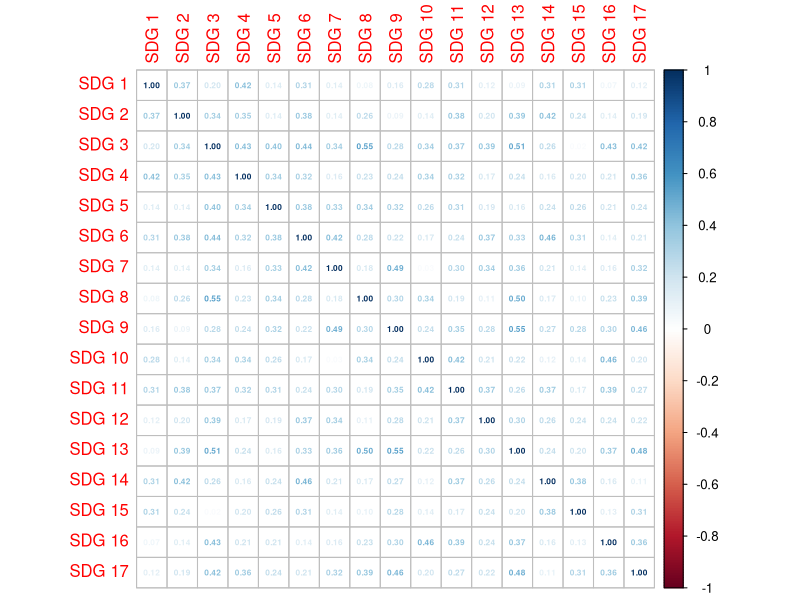
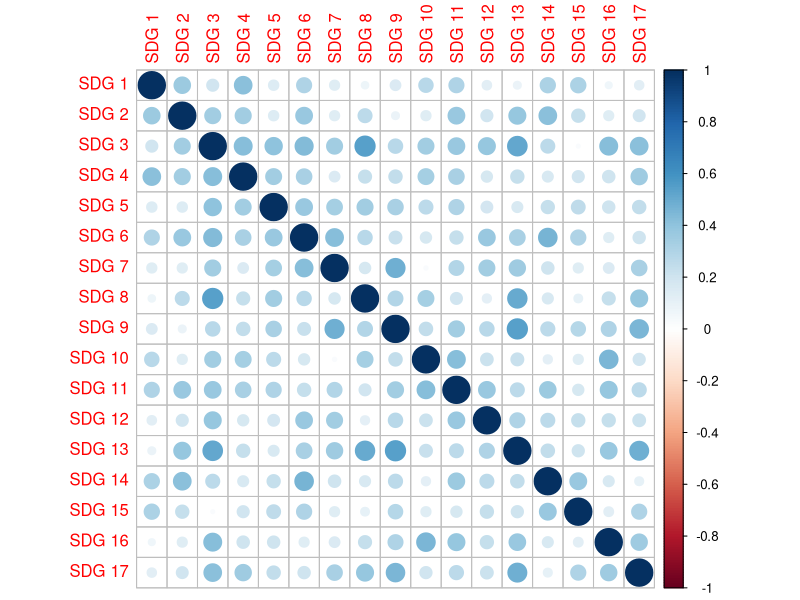
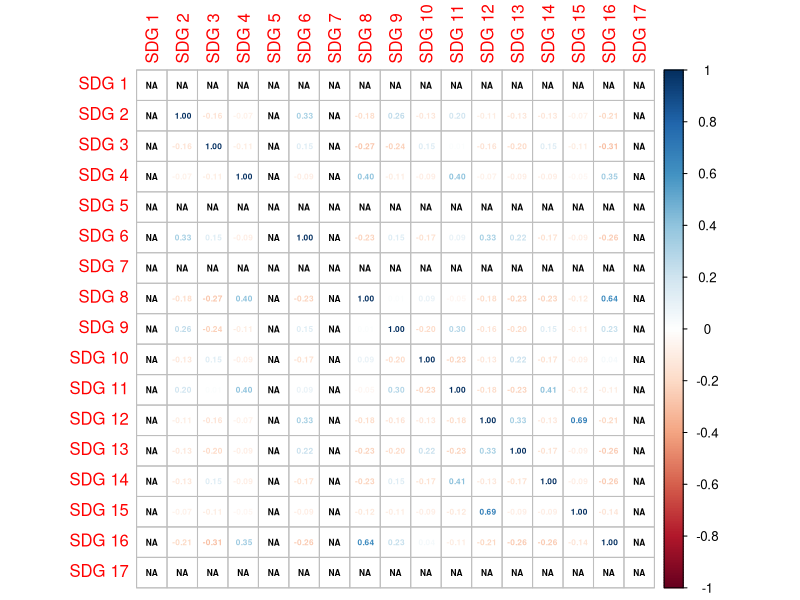
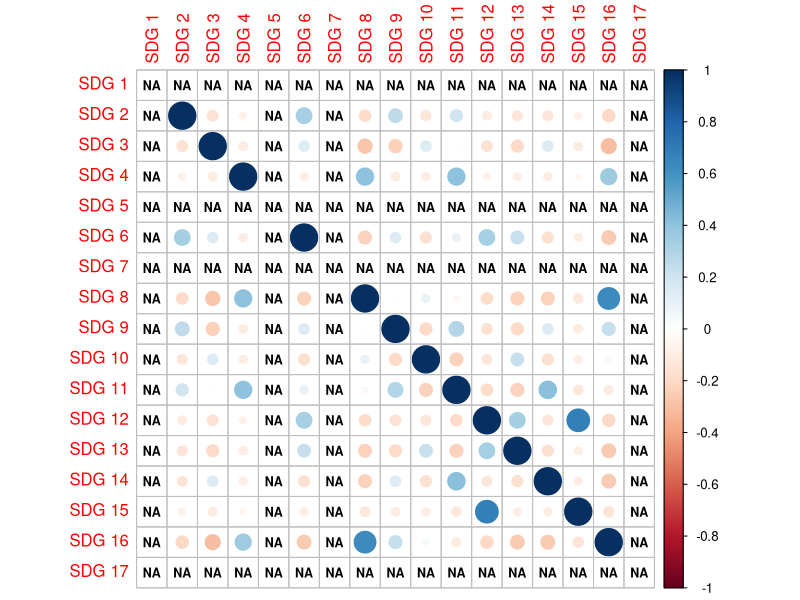

The R script that drew these images, in order:
## ---- chunk 1
library(corrplot)
library(tidyverse)
library(readr)
library(ggpubr)
library(data.table)
library(readxl)

## ---- chunk 2
company_raw <- read_excel("Company.xls")
#View(Company)
startup_raw <- read_excel("Startup.xlsx")
#View(Startup)
## ---- chunk 3
#Company Indicator
company_sdg <- company_raw %>% #group by only SDGs
  group_by(SDG.1, SDG.2, SDG.3, SDG.4, SDG.5, SDG.6, SDG.7,
           SDG.8,SDG.9,SDG.10,SDG.11,SDG.12,SDG.13,SDG.14,
           SDG.15,SDG.16,SDG.17) %>% 
  summarise() %>% 
  ungroup()

company_sdg <- company_sdg %>% #Rename columns in preparation for figure
  setnames("SDG.1", "SDG 1") %>% 
  setnames("SDG.2", "SDG 2") %>% 
  setnames("SDG.3", "SDG 3") %>% 
  setnames("SDG.4", "SDG 4") %>% 
  setnames("SDG.5", "SDG 5") %>% 
  setnames("SDG.6", "SDG 6") %>% 
  setnames("SDG.7", "SDG 7") %>% 
  setnames("SDG.8", "SDG 8") %>% 
  setnames("SDG.9", "SDG 9") %>% 
  setnames("SDG.10", "SDG 10") %>% 
  setnames("SDG.11", "SDG 11") %>% 
  setnames("SDG.12", "SDG 12") %>% 
  setnames("SDG.13", "SDG 13") %>% 
  setnames("SDG.14", "SDG 14") %>% 
  setnames("SDG.15", "SDG 15") %>% 
  setnames("SDG.16", "SDG 16") %>% 
  setnames("SDG.17", "SDG 17")

#Factor SDGs
# company <- company %>% 
#   mutate(SDG.1 = factor(SDG.1, levels = c("1", "0"))) %>% 
#   mutate(SDG.2 = factor(SDG.2, levels = c("1", "0"))) %>% 
#   mutate(SDG.3 = factor(SDG.3, levels = c("1", "0"))) %>% 
#   mutate(SDG.4 = factor(SDG.4, levels = c("1", "0"))) %>% 
#   mutate(SDG.5 = factor(SDG.5, levels = c("1", "0"))) %>% 
#   mutate(SDG.6 = factor(SDG.6, levels = c("1", "0"))) %>% 
#   mutate(SDG.7 = factor(SDG.7, levels = c("1", "0"))) %>% 
#   mutate(SDG.8 = factor(SDG.8, levels = c("1", "0"))) %>% 
#   mutate(SDG.9 = factor(SDG.9, levels = c("1", "0"))) %>% 
#   mutate(SDG.10 = factor(SDG.10, levels = c("1", "0"))) %>% 
#   mutate(SDG.11 = factor(SDG.11, levels = c("1", "0"))) %>% 
#   mutate(SDG.12 = factor(SDG.12, levels = c("1", "0"))) %>% 
#   mutate(SDG.13 = factor(SDG.13, levels = c("1", "0"))) %>% 
#   mutate(SDG.14 = factor(SDG.14, levels = c("1", "0"))) %>% 
#   mutate(SDG.15 = factor(SDG.15, levels = c("1", "0"))) %>% 
#   mutate(SDG.16 = factor(SDG.16, levels = c("1", "0"))) %>% 
#   mutate(SDG.17 = factor(SDG.17, levels = c("1", "0")))

#Startup Indicator
startup_sdg <- startup_raw %>% #group by sdgs
  group_by(SDG1, SDG2, SDG3, SDG4, SDG5, SDG6, SDG7,
           SDG8,SDG9,SDG10,SDG11,SDG12,SDG13,SDG14,
           SDG15,SDG16,SDG17) %>% 
  summarise() %>% 
  ungroup()

startup_sdg <- startup_sdg %>% 
  setnames("SDG1", "SDG 1") %>% 
  setnames("SDG2", "SDG 2") %>% 
  setnames("SDG3", "SDG 3") %>% 
  setnames("SDG4", "SDG 4") %>% 
  setnames("SDG5", "SDG 5") %>% 
  setnames("SDG6", "SDG 6") %>% 
  setnames("SDG7", "SDG 7") %>% 
  setnames("SDG8", "SDG 8") %>% 
  setnames("SDG9", "SDG 9") %>% 
  setnames("SDG10", "SDG 10") %>% 
  setnames("SDG11", "SDG 11") %>% 
  setnames("SDG12", "SDG 12") %>% 
  setnames("SDG13", "SDG 13") %>% 
  setnames("SDG14", "SDG 14") %>% 
  setnames("SDG15", "SDG 15") %>% 
  setnames("SDG16", "SDG 16") %>% 
  setnames("SDG17", "SDG 17")



## ---- chunk 4
A = cor(company_sdg)
corrplot(A, method = 'number', number.cex=0.5, tl.cex=1)
## ---- chunk 5

corrplot(A,
         number.cex=0.75,
         tl.cex=1)
## ---- chunk 6
B = cor(startup_sdg, use="pairwise.complete.obs")
corrplot(B, method = 'number', na.label="NA", number.cex=0.5, tl.cex=1)
## ---- chunk 7

corrplot(B,
         number.cex=0.75,
         tl.cex=1,
         na.label="NA")
